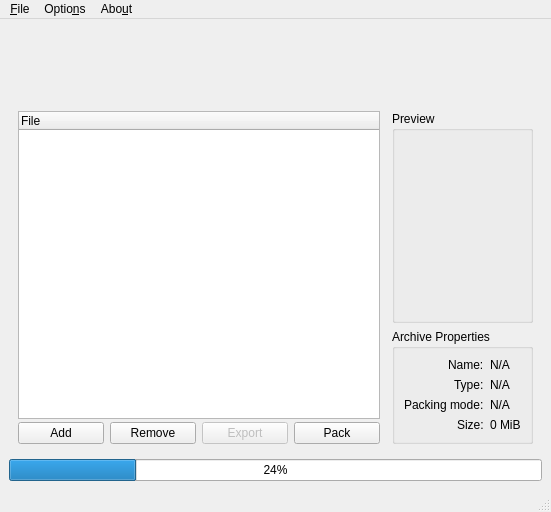
<?xml version="1.0" encoding="UTF-8"?>
<ui version="4.0">
 <class>MainWindow</class>
 <widget class="QMainWindow" name="MainWindow">
  <property name="geometry">
   <rect>
    <x>0</x>
    <y>0</y>
    <width>551</width>
    <height>512</height>
   </rect>
  </property>
  <property name="acceptDrops">
   <bool>false</bool>
  </property>
  <property name="windowTitle">
   <string notr="true">Nescient</string>
  </property>
  <property name="windowIcon">
   <iconset resource="../../../../../../andrew/Desktop/Programs/Python/Nescient/nescient/resource.qrc">
    <normaloff>:/resources/nessie.gif</normaloff>:/resources/nessie.gif</iconset>
  </property>
  <widget class="QWidget" name="centralwidget">
   <layout class="QVBoxLayout" name="verticalLayout">
    <item>
     <widget class="QLabel" name="banner">
      <property name="sizePolicy">
       <sizepolicy hsizetype="Preferred" vsizetype="Fixed">
        <horstretch>0</horstretch>
        <verstretch>0</verstretch>
       </sizepolicy>
      </property>
      <property name="minimumSize">
       <size>
        <width>0</width>
        <height>68</height>
       </size>
      </property>
      <property name="maximumSize">
       <size>
        <width>16777215</width>
        <height>68</height>
       </size>
      </property>
      <property name="text">
       <string notr="true"/>
      </property>
      <property name="pixmap">
       <pixmap resource="../../../../../../andrew/Desktop/Programs/Python/Nescient/nescient/resource.qrc">:/resources/banner.gif</pixmap>
      </property>
      <property name="alignment">
       <set>Qt::AlignHCenter|Qt::AlignTop</set>
      </property>
     </widget>
    </item>
    <item>
     <widget class="QWidget" name="mainArea" native="true">
      <layout class="QHBoxLayout" name="horizontalLayout_2">
       <item>
        <widget class="QWidget" name="leftPane" native="true">
         <layout class="QVBoxLayout" name="verticalLayout_4">
          <property name="spacing">
           <number>3</number>
          </property>
          <property name="leftMargin">
           <number>0</number>
          </property>
          <property name="topMargin">
           <number>0</number>
          </property>
          <property name="rightMargin">
           <number>0</number>
          </property>
          <property name="bottomMargin">
           <number>0</number>
          </property>
          <item>
           <widget class="QTreeWidget" name="treeWidget">
            <column>
             <property name="text">
              <string>File</string>
             </property>
            </column>
           </widget>
          </item>
          <item>
           <widget class="QWidget" name="buttons" native="true">
            <layout class="QHBoxLayout" name="horizontalLayout_3">
             <property name="leftMargin">
              <number>0</number>
             </property>
             <property name="topMargin">
              <number>0</number>
             </property>
             <property name="rightMargin">
              <number>0</number>
             </property>
             <property name="bottomMargin">
              <number>0</number>
             </property>
             <item>
              <widget class="QPushButton" name="addButton">
               <property name="text">
                <string>Add</string>
               </property>
               <property name="icon">
                <iconset theme="document-new">
                 <normaloff>.</normaloff>.</iconset>
               </property>
               <property name="flat">
                <bool>false</bool>
               </property>
              </widget>
             </item>
             <item>
              <widget class="QPushButton" name="removeButton">
               <property name="text">
                <string>Remove</string>
               </property>
               <property name="icon">
                <iconset theme="edit-delete">
                 <normaloff>.</normaloff>.</iconset>
               </property>
              </widget>
             </item>
             <item>
              <widget class="QPushButton" name="exportButton">
               <property name="enabled">
                <bool>false</bool>
               </property>
               <property name="text">
                <string>Export</string>
               </property>
               <property name="icon">
                <iconset theme="document-save">
                 <normaloff>.</normaloff>.</iconset>
               </property>
              </widget>
             </item>
             <item>
              <widget class="QPushButton" name="packButton">
               <property name="text">
                <string>Pack</string>
               </property>
               <property name="icon">
                <iconset theme="package-x-generic">
                 <normaloff>.</normaloff>.</iconset>
               </property>
              </widget>
             </item>
            </layout>
           </widget>
          </item>
         </layout>
        </widget>
       </item>
       <item>
        <widget class="QWidget" name="rightPane" native="true">
         <layout class="QVBoxLayout" name="verticalLayout_2">
          <property name="leftMargin">
           <number>6</number>
          </property>
          <property name="topMargin">
           <number>0</number>
          </property>
          <property name="rightMargin">
           <number>0</number>
          </property>
          <property name="bottomMargin">
           <number>0</number>
          </property>
          <item>
           <widget class="QGroupBox" name="previewBox">
            <property name="sizePolicy">
             <sizepolicy hsizetype="Preferred" vsizetype="Expanding">
              <horstretch>0</horstretch>
              <verstretch>1</verstretch>
             </sizepolicy>
            </property>
            <property name="title">
             <string>Preview</string>
            </property>
            <layout class="QVBoxLayout" name="verticalLayout_3">
             <item>
              <widget class="QLabel" name="filePreview">
               <property name="sizePolicy">
                <sizepolicy hsizetype="Preferred" vsizetype="Expanding">
                 <horstretch>0</horstretch>
                 <verstretch>0</verstretch>
                </sizepolicy>
               </property>
               <property name="text">
                <string/>
               </property>
               <property name="pixmap">
                <pixmap resource="../../../../../../andrew/Desktop/Programs/Python/Nescient/nescient/resource.qrc">:/resources/nessie_lock.gif</pixmap>
               </property>
               <property name="scaledContents">
                <bool>false</bool>
               </property>
               <property name="alignment">
                <set>Qt::AlignCenter</set>
               </property>
              </widget>
             </item>
             <item>
              <widget class="QLabel" name="filePreviewName">
               <property name="text">
                <string/>
               </property>
               <property name="alignment">
                <set>Qt::AlignCenter</set>
               </property>
              </widget>
             </item>
            </layout>
           </widget>
          </item>
          <item>
           <widget class="QGroupBox" name="propertyBox">
            <property name="sizePolicy">
             <sizepolicy hsizetype="Preferred" vsizetype="Preferred">
              <horstretch>0</horstretch>
              <verstretch>0</verstretch>
             </sizepolicy>
            </property>
            <property name="maximumSize">
             <size>
              <width>16777215</width>
              <height>16777215</height>
             </size>
            </property>
            <property name="title">
             <string>Archive Properties</string>
            </property>
            <property name="alignment">
             <set>Qt::AlignLeading|Qt::AlignLeft|Qt::AlignTop</set>
            </property>
            <property name="flat">
             <bool>false</bool>
            </property>
            <property name="checkable">
             <bool>false</bool>
            </property>
            <layout class="QFormLayout" name="formLayout">
             <property name="sizeConstraint">
              <enum>QLayout::SetDefaultConstraint</enum>
             </property>
             <property name="labelAlignment">
              <set>Qt::AlignRight|Qt::AlignTop|Qt::AlignTrailing</set>
             </property>
             <property name="formAlignment">
              <set>Qt::AlignLeading|Qt::AlignLeft|Qt::AlignTop</set>
             </property>
             <item row="2" column="0">
              <widget class="QLabel" name="label">
               <property name="text">
                <string>Packing mode:</string>
               </property>
              </widget>
             </item>
             <item row="2" column="1">
              <widget class="QLabel" name="packingMode">
               <property name="text">
                <string notr="true">N/A</string>
               </property>
              </widget>
             </item>
             <item row="3" column="0">
              <widget class="QLabel" name="label_3">
               <property name="text">
                <string>Size:</string>
               </property>
              </widget>
             </item>
             <item row="3" column="1">
              <widget class="QLabel" name="fileSize">
               <property name="text">
                <string notr="true">0 MiB</string>
               </property>
               <property name="openExternalLinks">
                <bool>false</bool>
               </property>
              </widget>
             </item>
             <item row="1" column="0">
              <widget class="QLabel" name="label_7">
               <property name="text">
                <string>Type:</string>
               </property>
              </widget>
             </item>
             <item row="1" column="1">
              <widget class="QLabel" name="fileType">
               <property name="text">
                <string notr="true">N/A</string>
               </property>
              </widget>
             </item>
             <item row="0" column="0">
              <widget class="QLabel" name="label_2">
               <property name="text">
                <string>Name:</string>
               </property>
              </widget>
             </item>
             <item row="0" column="1">
              <widget class="QLabel" name="fileName">
               <property name="text">
                <string>N/A</string>
               </property>
              </widget>
             </item>
            </layout>
           </widget>
          </item>
         </layout>
        </widget>
       </item>
      </layout>
     </widget>
    </item>
    <item>
     <widget class="QProgressBar" name="progressBar">
      <property name="enabled">
       <bool>true</bool>
      </property>
      <property name="value">
       <number>24</number>
      </property>
      <property name="textVisible">
       <bool>true</bool>
      </property>
      <property name="format">
       <string notr="true">%p%</string>
      </property>
     </widget>
    </item>
   </layout>
  </widget>
  <widget class="QMenuBar" name="menubar">
   <property name="geometry">
    <rect>
     <x>0</x>
     <y>0</y>
     <width>551</width>
     <height>29</height>
    </rect>
   </property>
   <widget class="QMenu" name="menu_File">
    <property name="title">
     <string>&amp;File</string>
    </property>
    <addaction name="actionNew"/>
    <addaction name="actionOpen"/>
   </widget>
   <widget class="QMenu" name="menu_Options">
    <property name="title">
     <string>Optio&amp;ns</string>
    </property>
   </widget>
   <widget class="QMenu" name="menu_About">
    <property name="title">
     <string>Abo&amp;ut</string>
    </property>
   </widget>
   <addaction name="menu_File"/>
   <addaction name="menu_Options"/>
   <addaction name="menu_About"/>
  </widget>
  <widget class="QStatusBar" name="statusbar"/>
  <action name="actionOpen">
   <property name="text">
    <string>&amp;Open</string>
   </property>
  </action>
  <action name="actionNew">
   <property name="text">
    <string>New</string>
   </property>
  </action>
 </widget>
 <resources>
  <include location="../../../../../../andrew/Desktop/Programs/Python/Nescient/nescient/resource.qrc"/>
 </resources>
 <connections/>
</ui>
